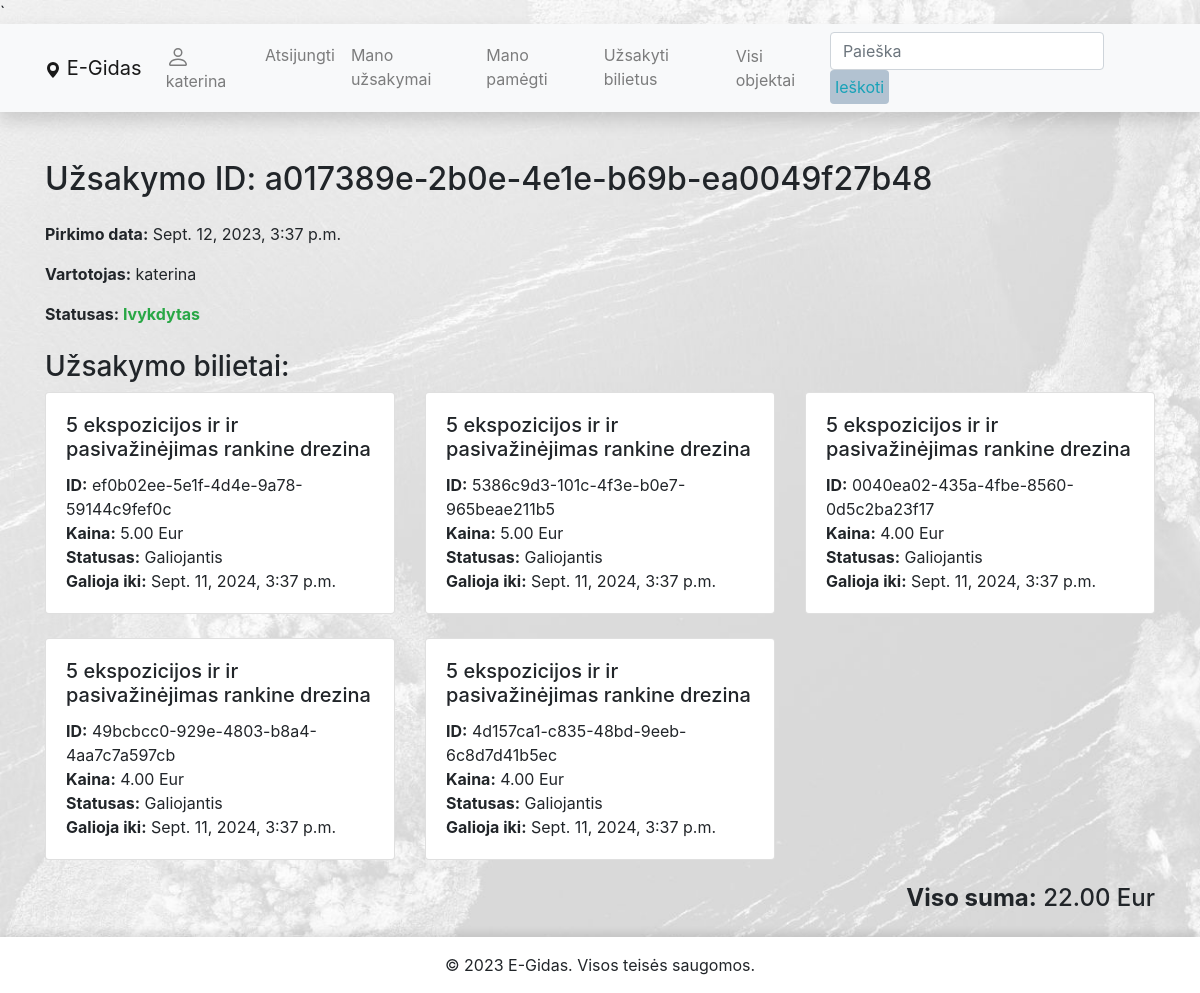
Page /egidas/uzsakymai/a017389e-2b0e-4e1e-b69b-ea0049f27b48/ (signed in) on the committed database.
### egidas/models.py (models this page shows, shortened)
class Order(models.Model):
    id = models.UUIDField(primary_key=True, default=uuid.uuid4, editable=False)
    purchase_date = models.DateTimeField('Pirkimo data', auto_now_add=True)
    user = models.ForeignKey(User, related_name='orders', on_delete=models.CASCADE)
    ORDER_STATUS = (
        ('Gautas', 'Gautas'),
        ('Ivykdytas', 'Ivykdytas'),
        ('Atšauktas', 'Atšauktas'),
        ('Laukiama apmokėjimo', 'Laukiama apmokėjimo')
    )
    status = models.CharField(
        max_length=50,
        choices=ORDER_STATUS,
        blank=True,
        default='Gautas',
        help_text='Užsakymo statusas'
    )
    def get_total_sum(self):
        total = 0
        for item in self.order_items.all():
            total += item.get_total_price
        return total
    class Meta:
        ordering = ['purchase_date']
        verbose_name = 'Užsalymas'
        verbose_name_plural = 'užsakymai'

class TicketCopy(models.Model):
    id = models.UUIDField(primary_key=True, default=uuid.uuid4)
    ticket = models.ForeignKey(Ticket, related_name='ticket_copies', on_delete=models.CASCADE)
    due_to = models.DateTimeField('Galojimas iki', null=True, blank=True)
    order = models.ForeignKey(Order, related_name='ticket_copies', on_delete=models.CASCADE, null=True, blank=True)
    STATUS = [
        ('G', 'Galiojantis'),
        ('P', 'Panaudotas'),
        ('N', 'Nebegalioja'),
        ('A', 'Atšauktas'),
    ]
    status = models.CharField(
        max_length=1,
        choices=STATUS,
        default='G',
    )
    class Meta:
        ordering = ['due_to']
        verbose_name = 'Unikalus bilietas'
        verbose_name_plural = 'Unikalūs bilietai'

class Ticket(models.Model):
    place = models.ForeignKey(Place, related_name='tickets', on_delete=models.CASCADE)
    price = models.DecimalField('Kaina', max_digits=9, decimal_places=2)
    service = models.CharField('Paslaugos pavadinimas', max_length=255, null=True, blank=True)
    TYPE = (
        ('Suaugusiam', 'Suaugusiems'),
        ('Vaikams', 'Vaikams'),
        ('Pens/Neįg', 'Neįgaliems ir pencininkams'),
        ('Bendrinis', 'Bendrinis'),
        ('Anykštėnams', 'Anykštėnams'),
        ('Stud/Moksl', 'Moksleiviams ir studentams')
    )
    type = models.CharField(
        max_length=50,
        choices=TYPE,
        blank=True,
        default='Bendrinis',
        help_text='Bilieto tipas'
    )
    class Meta:
        verbose_name = 'Bilietas'
        verbose_name_plural = 'Bilietai'

class OrderItem(models.Model):
    order = models.ForeignKey(Order, related_name='order_items', on_delete=models.CASCADE, null=True, blank=True)
    ticket = models.ForeignKey(Ticket, related_name='order_items', on_delete=models.CASCADE, null=True, blank=True)
    quantity = models.PositiveIntegerField("Kiekis", default=1)
    @property
    def get_total_price(self):
        return self.quantity * self.ticket.price if self.ticket and self.ticket.price else 0
    class Meta:
        verbose_name = 'Užsakymo eilutė'
        verbose_name_plural = 'Užsakymo eilutės'

### egidas/views.py (the view, shortened to what this page needs)
# urls.py: path('uzsakymai/<uuid:pk>/', views.OrderDetailView.as_view(), name='order-detail'),
class OrderDetailView(LoginRequiredMixin, generic.DetailView):
    model = Order
    context_object_name = 'order'
    template_name = 'user_order_detail.html'

### egidas/templates/user_order_detail.html
{% extends "base.html" %}
{% block content %}
<div class="content-section">
    <h2 class="text-left mb-4">Užsakymo ID: {{ order.id }}</h2>
    <p><strong>Pirkimo data:</strong> {{ order.purchase_date }}</p>
    <p><strong>Vartotojas:</strong> {{ order.user }}</p>
    <p>
        <strong>Statusas:
            <span class="{% if order.status == 'Ivykdytas' %}text-success
                        {% elif order.status == 'Gautas' %}text-info
                        {% elif order.status == 'Atšauktas' %}text-danger
                        {% elif order.status == 'Laukiama apmokėjimo' %}text-secondary{% endif %}">
            {{ order.status }}
            </span>
        </strong>
    </p>
    <h3 class="mt-4">Užsakymo bilietai:</h3>
    <div class="row">
        {% for ticket_copy in order.ticket_copies.all %}
            <div class="col-md-4 mb-4">
                <div class="card d-flex flex-column h-100">
                    <div class="card-body">
                        <h5 class="card-title">{{ ticket_copy.ticket.service }}</h5>
                        <p class="card-text">
                           <strong>ID:</strong> {{ ticket_copy.id }}<br>
                            <strong>Kaina:</strong> {{ ticket_copy.ticket.price }} Eur<br>
                            <strong>Statusas:</strong> <span class="status-{{ ticket_copy.status|lower }}">{{ ticket_copy.get_status_display }}</span><br>
                            <strong>Galioja iki:</strong> {{ ticket_copy.due_to }}
                        </p>
                    </div>
                </div>
            </div>
        {% endfor %}
    </div>
    <h4 class="text-right mb-4"><strong>Viso suma:</strong> {{ order.get_total_sum }} Eur</h4>
</div>
{% endblock %}

### egidas/templates/base.html (shortened to what this page needs)
<!DOCTYPE html>
<html lang="en">
<head>
    <link rel="stylesheet" href="https://unpkg.com/leaflet@1.7.1/dist/leaflet.css" />
    <link
            rel="stylesheet"
            href="https://stackpath.bootstrapcdn.com/bootstrap/4.1.3/css/bootstrap.min.css"
    />
    <link
            rel="stylesheet"
            href="https://cdnjs.cloudflare.com/ajax/libs/font-awesome/4.7.0/css/font-awesome.min.css"
    />
    <link   href="https://maxcdn.bootstrapcdn.com/bootstrap/4.5.2/css/bootstrap.min.css"
            rel="stylesheet"
    />
    <link   rel="stylesheet"
            href="https://cdnjs.cloudflare.com/ajax/libs/font-awesome/6.0.0-beta3/css/all.min.css"
    />
    {% load static %}
    <link rel="stylesheet" href="{% static 'css/styles.css' %}"/>
</head>
<body class="d-flex flex-column">
<div id="content-wrapper" class="flex-grow-1">
    <nav
            class="navbar navbar-expand-lg navbar-light bg-light static-top mb-5 shadow">
        <div class="container">
            <a class="navbar-brand" href="{% url 'index' %}">
                <svg xmlns="http://www.w3.org/2000/svg" width="16" height="16" fill="currentColor"
                     class="bi bi-geo-alt-fill" viewBox="0 0 16 16">
                    <path d="M8 16s6-5.686 6-10A6 6 0 0 0 2 6c0 4.314 6 10 6 10zm0-7a3 3 0 1 1 0-6 3 3 0 0 1 0 6z"/>
                </svg>
                E-Gidas</a
            >
            <div class="collapse navbar-collapse" id="navbarResponsive">
                <ul class="navbar-nav">
                    {% if user.is_authenticated %}
                    <li class="nav-item"><a class="nav-link" href="{% url 'profile' %}">
                        {{ user.get_username }}</a></li>
                    <li class="nav-item"><a class="nav-link" href="{% url 'logout' %}">Atsijungti</a></li>
                    <li class="nav-item"><a class="nav-link" href="{% url 'my-orders' %}">Mano užsakymai</a></li>
                    <li class="nav-item"><a class="nav-link" href="{% url 'favourites' %}">Mano pamėgti</a></li>
                    <li class="nav-item"><a class="nav-link" href="{% url 'my-new-order' %}">Užsakyti bilietus</a></li>
                    {% else %}
                    <li class="nav-item"><a class="nav-link" href="{% url 'login' %}?next={{ request.path }}">Prisijungti</a></li>
                    <li class="nav-item"><a class="nav-link" href="{% url 'register' %}">Registruotis</a></li>
                    {% endif %}
                </ul>
                <ul  class="navbar-nav ml-auto">
                    <li class="nav-item"><a class="nav-link" href="{% url 'place-list' %}">Visi objektai</a></li>
                </ul>
                <form
                        class="form-inline"
                        action="{% url 'search' %}"
                        method="get"
                >
                    <input
                            class="form-control mr-sm-2"
                            type="search"
                            placeholder="Paieška"
                            aria-label="Search"
                            name="search_text"
                    />
                    <button class="btn btn-outline-info my-2 my-sm-0" type="submit">
                        Ieškoti
                    </button>
                </form>
            </div>
        </div>
    </nav>
    <div class="container">
        {% block content %}{% endblock %}
    </div>
    <footer class="bg-light text-center text-lg-start mt-auto my-top-shadow">
        <div class="text-center p-3" style="background-color: #fff;">
            © 2023 E-Gidas. Visos teisės saugomos.
        </div>
    </footer>
</div>
</body>
</html>

### egidas/static/css/styles.css (style rules this page uses)
body { background-image: url('/static/img/anyksciai.jpg'); background-size: cover; background-attachment: fixed; display: flex; flex-direction: column; min-height: 100vh; }
#content-wrapper { flex-grow: 1; display: flex; flex-direction: column; }
footer { flex-shrink: 0; position: relative; width: 100%; }
.my-top-shadow { box-shadow: 0px -4px 8px rgba(0, 0, 0, 0.1); }
.btn { padding: 5px; background-color: #b2c2d1; border: 2px; cursor: pointer; }

### rows in the picture
Order: id "a017389e-2b0e-4e1e-b69b-ea0049f27b48", purchase_date "Sept. 12, 2023, 3:37 p.m.", user "katerina", status "Ivykdytas", get_total_sum "22.00"
TicketCopy: ticket.service "5 ekspozicijos ir ir pasivažinėjimas rankine drezina", id "ef0b02ee-5e1f-4d4e-9a78-59144c9fef0c", ticket.price "5.00", status "Galiojantis", due_to "Sept. 11, 2024, 3:37 p.m."
TicketCopy: ticket.service "5 ekspozicijos ir ir pasivažinėjimas rankine drezina", id "5386c9d3-101c-4f3e-b0e7-965beae211b5", ticket.price "5.00", status "Galiojantis", due_to "Sept. 11, 2024, 3:37 p.m."
TicketCopy: ticket.service "5 ekspozicijos ir ir pasivažinėjimas rankine drezina", id "0040ea02-435a-4fbe-8560-0d5c2ba23f17", ticket.price "4.00", status "Galiojantis", due_to "Sept. 11, 2024, 3:37 p.m."
TicketCopy: ticket.service "5 ekspozicijos ir ir pasivažinėjimas rankine drezina", id "49bcbcc0-929e-4803-b8a4-4aa7c7a597cb", ticket.price "4.00", status "Galiojantis", due_to "Sept. 11, 2024, 3:37 p.m."
TicketCopy: ticket.service "5 ekspozicijos ir ir pasivažinėjimas rankine drezina", id "4d157ca1-c835-48bd-9eeb-6c8d7d41b5ec", ticket.price "4.00", status "Galiojantis", due_to "Sept. 11, 2024, 3:37 p.m."

### other values in the picture
{{ user.get_username }} "katerina"
